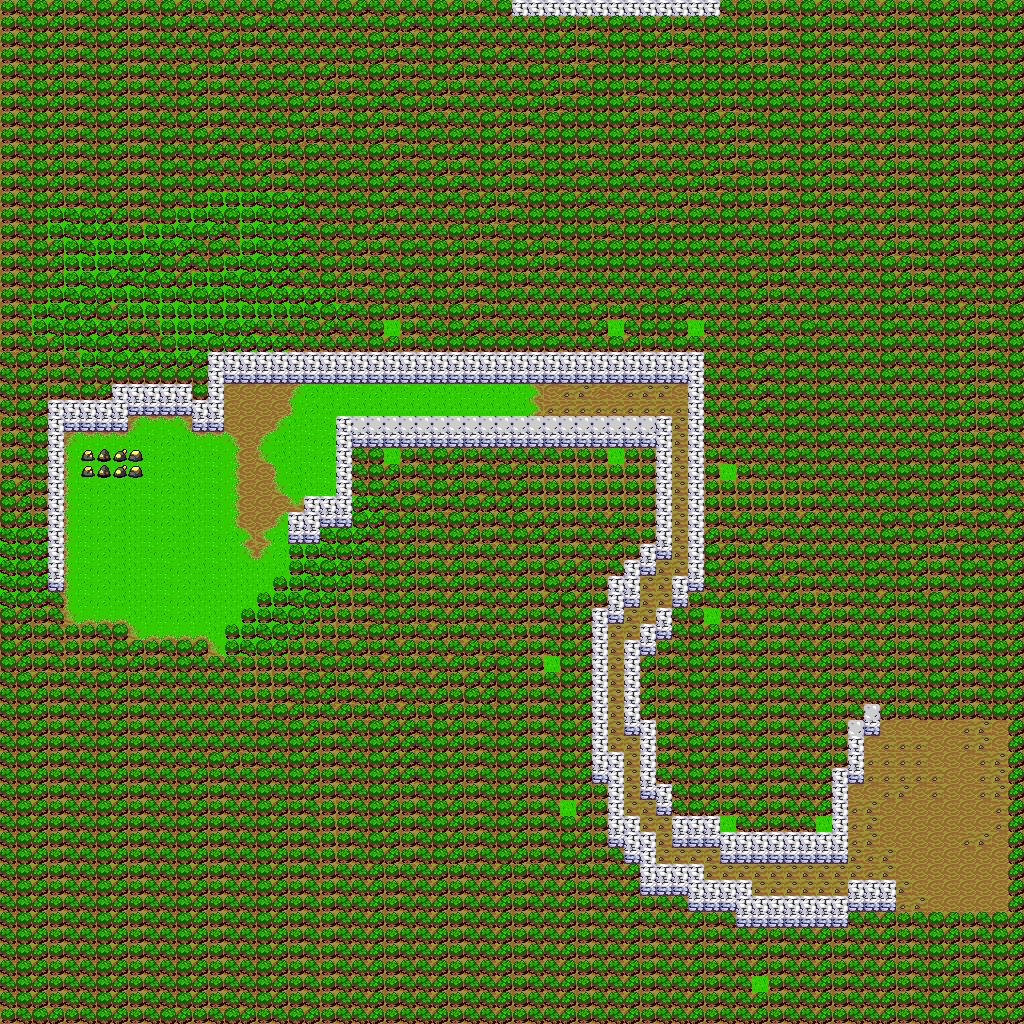

The image is a tile-based game level rendered from a .tmx file. Its description and source (layers, tilesets, objects; grid data summarised) follow:
An orthogonal 64x64 tile map with 16x16 px tiles, 1 tile layer (Map), 4 tilesets and 25 objects (Folipondio).

<map version="1.10" tiledversion="1.12.1" orientation="orthogonal" renderorder="right-down" width="64" height="64" tilewidth="16" tileheight="16" infinite="0" nextlayerid="5" nextobjectid="217">
 <editorsettings>
  <export target="../../../../assets/map/initial/init3.fgm" format="Future Glimpses map (*.fgm)" />
 </editorsettings>
 <properties>
  <property name="AI_MODE" type="int" propertytype="AI_MODE" value="0" />
  <property name="ENABLE_BARRACKS" type="bool" value="true" />
  <property name="ENABLE_BLACKSMITH" type="bool" value="true" />
  <property name="ENABLE_FARM" type="bool" value="true" />
  <property name="ENABLE_STABLES" type="bool" value="true" />
  <property name="ENABLE_TOWER" type="bool" value="false" />
  <property name="ENABLE_TURRET" type="bool" value="false" />
  <property name="ENABLE_UPGRADE_ARCHER" type="bool" value="false" />
  <property name="ENABLE_UPGRADE_KNIGHT" type="bool" value="false" />
  <property name="ENABLE_UPGRADE_MAGE" type="bool" value="false" />
  <property name="ENABLE_UPGRADE_SOLDIER" type="bool" value="false" />
  <property name="MSG_DESCRIPTION" value="Crea unos establos para crear caballeros en los cuarteles y llega al final del camino rápidamente para asesinar al caballero real." />
  <property name="MSG_LOSE" value="No has logrado recuperar tu imperio..." />
  <property name="MSG_TITLE" value="3.Caballeros" />
  <property name="MSG_WIN" value="Ya dominas a tus caballeros." />
  <property name="PEACE_TIME" type="int" value="0" />
  <property name="RES_GOLD_COMPUTER" type="int" value="0" />
  <property name="RES_GOLD_PLAYER" type="int" value="1000" />
  <property name="RES_WOOD_COMPUTER" type="int" value="0" />
  <property name="RES_WOOD_PLAYER" type="int" value="500" />
  <property name="UPGRADED_ARCHER_COMPUTER" type="bool" value="false" />
  <property name="UPGRADED_ARCHER_PLAYER" type="bool" value="false" />
  <property name="UPGRADED_KNIGHT_COMPUTER" type="bool" value="false" />
  <property name="UPGRADED_KNIGHT_PLAYER" type="bool" value="false" />
  <property name="UPGRADED_MAGE_COMPUTER" type="bool" value="false" />
  <property name="UPGRADED_MAGE_PLAYER" type="bool" value="false" />
  <property name="UPGRADED_SOLDIER_COMPUTER" type="bool" value="false" />
  <property name="UPGRADED_SOLDIER_PLAYER" type="bool" value="false" />
 </properties>
 <tileset firstgid="1" source="../../tileset.tsx" />
 <tileset firstgid="257" source="../../units/units.tsx" />
 <tileset firstgid="267" source="../../buildings/big_buildings.tsx" />
 <tileset firstgid="273" source="../../buildings/small_buildings.tsx" />
 <layer id="1" name="Map" width="64" height="64">
  <data>[4096 cells, 4096 non-empty, 33 distinct tile ids]</data>
 </layer>
 <objectgroup id="2" name="Units/Buildings">
  <object id="168" template="../../buildings/P_City_Hall.tx" x="64" y="560" />
  <object id="169" template="../../units/P_Worker.tx" x="64" y="496" />
  <object id="170" template="../../units/P_Worker.tx" x="80" y="496" />
  <object id="171" template="../../units/P_Worker.tx" x="96" y="496" />
  <object id="172" template="../../units/P_Worker.tx" x="80" y="512" />
  <object id="180" template="../../buildings/P_Barracks.tx" x="176" y="544" />
  <object id="181" template="../../buildings/P_Farm.tx" x="224" y="416" />
  <object id="182" template="../../buildings/P_Farm.tx" x="192" y="464" />
  <object id="183" template="../../buildings/P_Farm.tx" x="256" y="416" />
  <object id="184" template="../../buildings/P_Farm.tx" x="224" y="448" />
  <object id="186" template="../../units/C_Knight.tx" name="Folipondio" x="944" y="800">
   <properties>
    <property name="ARMOR" type="int" value="5" />
    <property name="CUSTOM" type="bool" value="true" />
    <property name="MAX_DAMAGE" type="int" value="20" />
    <property name="MAX_HEALTH" type="int" value="800" />
    <property name="MIN_DAMAGE" type="int" value="10" />
    <property name="MUST_SURVIVE" type="bool" value="true" />
   </properties>
  </object>
  <object id="187" template="../../units/C_Archer.tx" x="384" y="336" />
  <object id="188" template="../../units/C_Archer.tx" x="384" y="464" />
  <object id="196" template="../../units/C_Archer.tx" x="544" y="672" />
  <object id="198" template="../../units/C_Archer.tx" x="608" y="464" />
  <object id="199" template="../../units/C_Archer.tx" x="608" y="336" />
  <object id="200" template="../../units/C_Archer.tx" x="688" y="336" />
  <object id="204" template="../../units/C_Archer.tx" x="720" y="480" />
  <object id="205" template="../../units/C_Archer.tx" x="704" y="624" />
  <object id="208" template="../../units/C_Archer.tx" x="720" y="832" />
  <object id="209" template="../../units/C_Archer.tx" x="560" y="816" />
  <object id="211" template="../../units/C_Archer.tx" x="752" y="992" />
  <object id="212" template="../../units/C_Archer.tx" x="816" y="832" />
  <object id="213" template="../../buildings/P_Farm.tx" x="256" y="448" />
  <object id="216" template="../../buildings/P_Blacksmith.tx" x="256" y="576" />
 </objectgroup>
</map>
